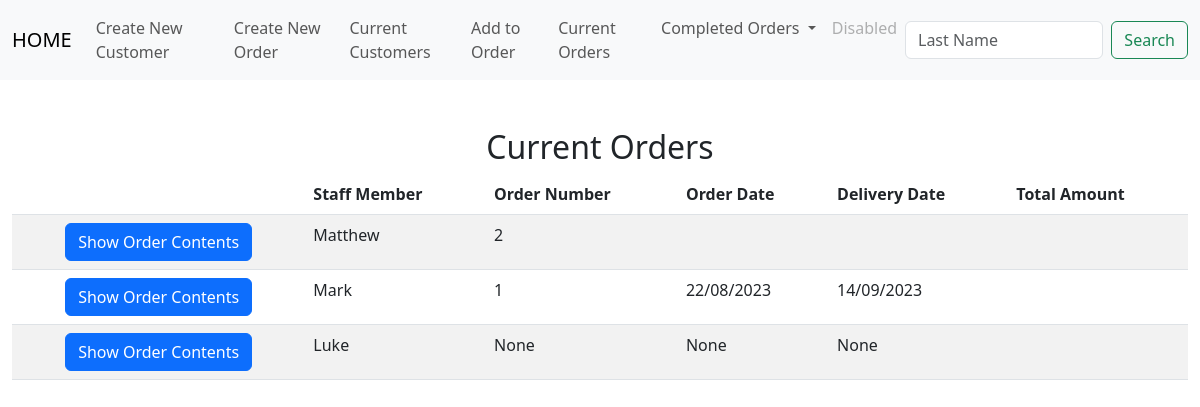
The app's page /open_orders, older data.
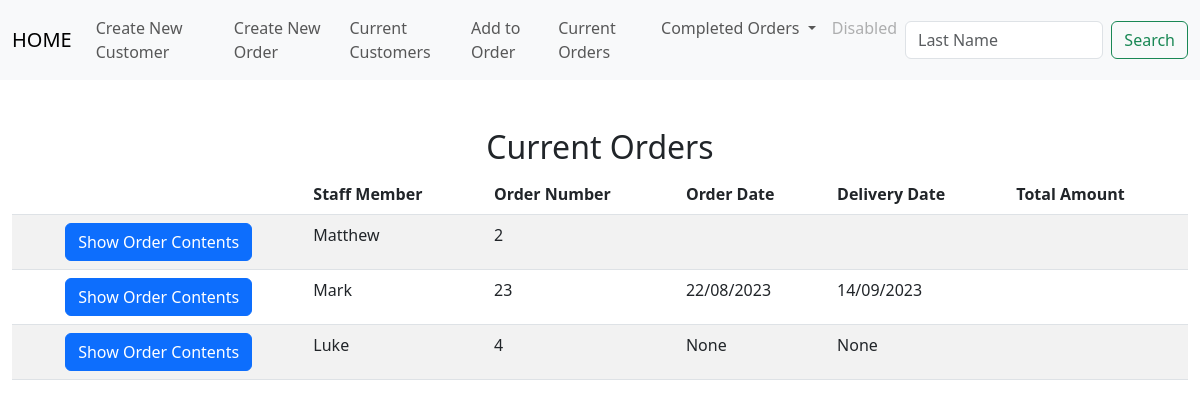
The same page, newer data.
### tables this page shows
CREATE TABLE orders(order_id INTEGER PRIMARY KEY AUTOINCREMENT NOT NULL,  cust_id INTEGER, order_no INTEGER, item_id INTEGER, staff_member TEXT, order_date DATETIME, completion TEXT, delivery_date DATETIME, colour_finish TEXT, extra_details TEXT, selling_price DECIMAL, del_col_take TEXT , quantity INTEGER, balance DECIMAL, deposit DECIMAL);

### app.py (the view)
@app.route("/open_orders", methods=["GET", "POST"])
def list_of_orders():
    if request.method == "POST":
        order_no = request.form.get("order_no")
        current = db.execute("SELECT * FROM orders WHERE order_no = (?);", order_no)
        for row in current:
            customer_id = row["cust_id"]
            staff_member = row["staff_member"]
            order_date = row["order_date"]
            item_id = row["item_id"]
        db.execute("INSERT INTO current_order(cust_id, staff_member, order_date, item_id, order_number) VALUES (?, ?, ?, ?, ?);", customer_id,  staff_member, order_date, item_id, order_no)
        return render_template("stock_list.html", order_no = order_no)
    else:
        ord_detail=db.execute("select * from orders;")
        return render_template("open_orders.html", ord_detail = ord_detail)

### app.py (called while the page is built)
@app.after_request
def after_request(response):
    response.headers["Cache-Control"] = "no-cache, no-store, must-revalidate"
    response.headers["Expires"] = 0
    response.headers["Pragma"] = "no-cache"
    return response

### templates/open_orders.html (shortened to what this page needs)
{% extends "layout.html" %}
{% block main %}
<div class="section">
    <h2>Current Orders</h2>
    <table class="table table-striped">
        <thead>
            <tr>
                <th></th>
                <th class="text-start">Staff Member</th>
                <th class="text-start">Order Number</th>
                <th class="text-start">Order Date</th>
                <th class="text-start">Delivery Date</th>
                <th class="text-start">Total Amount</th>
            </tr>
        </thead>
        <tbody>
            {% for row in ord_detail %}
            <tr>
                <form action="/show_content" method="POST">
                    <td><input type="hidden" name="order_no" VALUE="{{ row['order_no'] }}"><button class="btn btn-primary" type="submit">Show Order Contents</button></td>
                </form>
                <td class="text-start">{{ row["staff_member"] }}</td>
                <td class="text-start">{{ row["order_no"] }}</td>
                <td class="text-start">{{ row["order_date"] }}</td>
                <td class="text-start">{{ row["delivery_date"] }}</td>
                <td class="text-start">{{ row["total"] }}</td>
            </tr>
            {% endfor %}
        </tbody>
    </table>
</div>
{% endblock %}

### templates/layout.html (shortened to what this page needs)
<!doctype html>
<html lang="en">
  <head>
    <link href="https://cdn.jsdelivr.net/npm/bootstrap@5.3.0/dist/css/bootstrap.min.css" rel="stylesheet">
  </head>
  <body>
    <nav class="navbar navbar-expand-lg bg-body-tertiary">
        <div class="container-fluid">
          <a class="navbar-brand" href="/">HOME</a>
            <div class="collapse navbar-collapse" id="navbarSupportedContent">
                <ul class="navbar-nav me-auto mb-2 mb-lg-0">
                <li class="nav-item">
                    <li class="nav-item"><a class="nav-link" href="/new_customer">Create New Customer</a></li>
                    <li class="nav-item"><a class="nav-link" href="/customer_order">Create New Order</a></li>
                </li>
                <li class="nav-item">
                    <a class="nav-link" href="/list_of_customers">Current Customers</a>
                    <li class="nav-item"><a class="nav-link" href="/search">Add to Order</a></li>
                    <a class="nav-link" href="/open_orders">Current Orders</a>
                </li>
                <li class="nav-item dropdown">
                    <a class="nav-link dropdown-toggle" href="#" role="button" data-bs-toggle="dropdown" aria-expanded="false">
                    Completed Orders
                    </a>
                </li>
                <li class="nav-item">
                    <a class="nav-link disabled">Disabled</a>
                </li>
                </ul>
                <form class="d-flex" role="search">
                <input class="form-control me-2" type="search" placeholder="Last Name" aria-label="Search">
                <button class="btn btn-outline-success" type="submit">Search</button>
                </form>
            </div>
            </div>
        </nav>
      <main class="container-fluid py-5 text-center">
        {% block main %}{% endblock %}
      </main>
  </body>

Row changes from the older to the newer data that the page shows:
changed orders "Mark": order_no "1" → "23"
changed orders "Luke": order_no "None" → "4"
